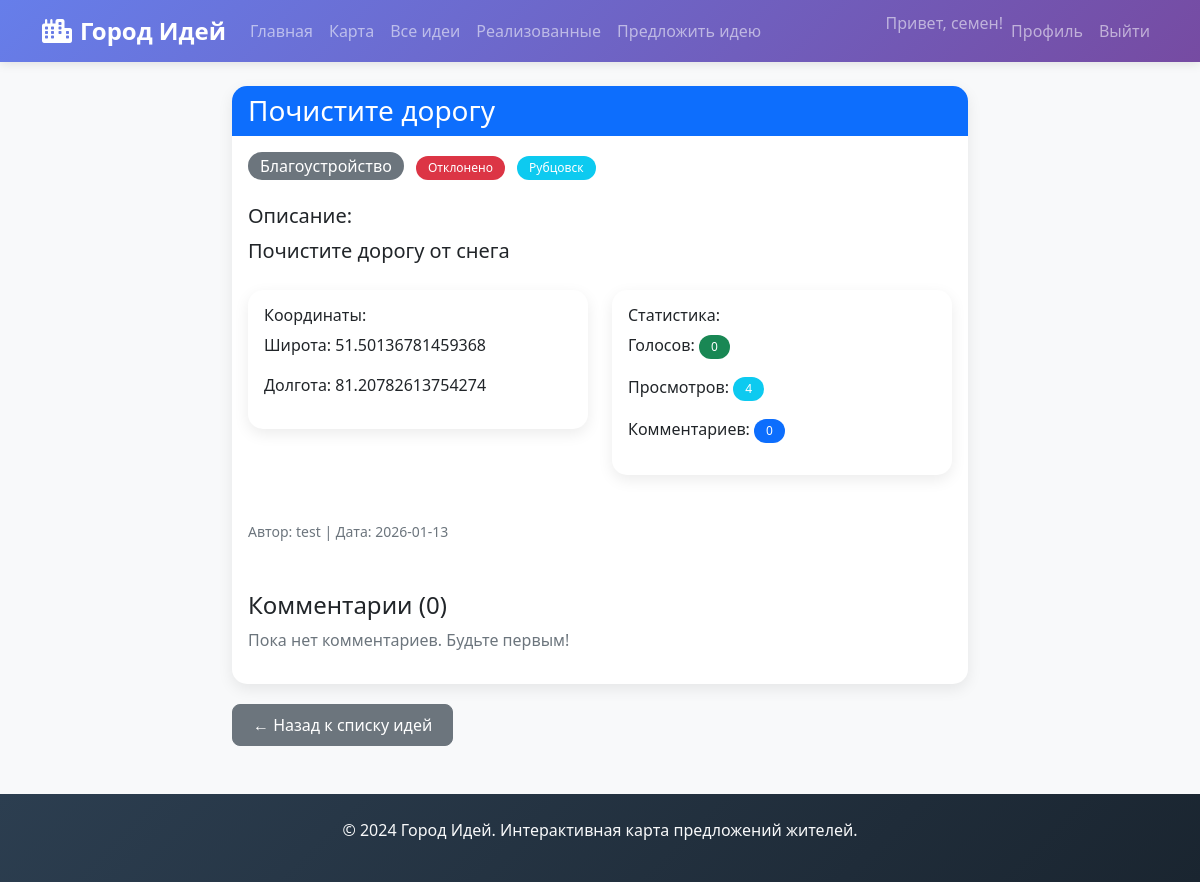
The app's page /idea/13 (signed in) with its own data.
### tables this page shows
CREATE TABLE users (
        id INTEGER PRIMARY KEY AUTOINCREMENT,
        username TEXT UNIQUE NOT NULL,
        email TEXT UNIQUE NOT NULL,
        password_hash TEXT NOT NULL,
        is_admin BOOLEAN DEFAULT 0,
        created_at TIMESTAMP DEFAULT CURRENT_TIMESTAMP
    );

CREATE TABLE ideas (
        id INTEGER PRIMARY KEY AUTOINCREMENT,
        title TEXT NOT NULL,
        description TEXT NOT NULL,
        category TEXT NOT NULL,
        latitude REAL NOT NULL,
        longitude REAL NOT NULL,
        user_id INTEGER NOT NULL,
        city_id INTEGER,
        status TEXT DEFAULT 'pending',
        votes_count INTEGER DEFAULT 0,
        views_count INTEGER DEFAULT 0,
        created_at TIMESTAMP DEFAULT CURRENT_TIMESTAMP,
        image_path TEXT,
        FOREIGN KEY (user_id) REFERENCES users (id),
        FOREIGN KEY (city_id) REFERENCES cities (id)
    );

CREATE TABLE cities (
        id INTEGER PRIMARY KEY AUTOINCREMENT,
        name TEXT UNIQUE NOT NULL,
        description TEXT,
        latitude REAL NOT NULL,
        longitude REAL NOT NULL,
        zoom INTEGER DEFAULT 12,
        is_active BOOLEAN DEFAULT 1,
        created_at TIMESTAMP DEFAULT CURRENT_TIMESTAMP
    );

### app.py (the view)
@app.route('/idea/<int:idea_id>')
@login_required
def idea_detail(idea_id):
    idea = db.get_idea_by_id(idea_id, increment_views=True)
    if not idea:
        abort(404)
    if idea['status'] != 'approved' and idea['status'] != 'implemented' and \
            (not current_user.is_authenticated or
             (not current_user.is_admin and current_user.id != idea['user_id'])):
        abort(403)
    return render_template('idea_detail.html', idea=idea)

### app.py (called while the page is built)
@login_manager.user_loader
def load_user(user_id):
    user_data = db.get_user_by_id(user_id)
    if user_data:
        return User(user_data)
    return None

### database.py (called while the page is built)
def get_db():
    conn = sqlite3.connect(DB_PATH)
    conn.row_factory = sqlite3.Row
    return conn

def get_user_by_id(user_id):
    conn = get_db()
    cursor = conn.cursor()
    cursor.execute('SELECT * FROM users WHERE id = ?', (user_id,))
    user = cursor.fetchone()
    conn.close()
    return dict(user) if user else None

def get_idea_by_id(idea_id, increment_views=True):
    conn = get_db()
    cursor = conn.cursor()
    cursor.execute('''
    SELECT ideas.*, users.username, cities.name as city_name
    FROM ideas
    LEFT JOIN users ON ideas.user_id = users.id
    LEFT JOIN cities ON ideas.city_id = cities.id
    WHERE ideas.id = ?
    ''', (idea_id,))
    idea = cursor.fetchone()
    if idea and increment_views:
        cursor.execute('UPDATE ideas SET views_count = views_count + 1 WHERE id = ?', (idea_id,))
        conn.commit()
    conn.close()
    if idea:
        idea_dict = dict(idea)
        idea_dict['comments'] = get_comments_by_idea(idea_id)
        return idea_dict
    return None

def get_comments_by_idea(idea_id):
    conn = get_db()
    cursor = conn.cursor()
    cursor.execute('''
    SELECT comments.*, users.username
    FROM comments
    LEFT JOIN users ON comments.user_id = users.id
    WHERE idea_id = ?
    ORDER BY comments.created_at
    ''', (idea_id,))
    comments = cursor.fetchall()
    conn.close()
    return [dict(comment) for comment in comments]

### templates/idea_detail.html (shortened to what this page needs)
{% extends "base.html" %}
{% block content %}
<div class="row">
    <div class="col-lg-8 mx-auto">
        <div class="card">
            <div class="card-header bg-primary text-white d-flex justify-content-between align-items-center">
                <h3 class="mb-0">{{ idea.title }}</h3>
            </div>
            <div class="card-body">
                <div class="mb-4">
                    <span class="badge bg-secondary fs-6">{{ idea.category|title }}</span>
                    <span class="badge bg-{{ 'success' if idea.status == 'approved' else 'warning' if idea.status == 'pending' else 'danger' }} ms-2">
                        {{ 'Одобрено' if idea.status == 'approved' else 'На модерации' if idea.status == 'pending' else 'Отклонено' }}
                    </span>
                    {% if idea.city_name %}
                    <span class="badge bg-info ms-2">{{ idea.city_name }}</span>
                    {% endif %}
                </div>
                <div class="mb-4">
                    <h5>Описание:</h5>
                    <p class="fs-5">{{ idea.description }}</p>
                </div>
                <div class="row mb-4">
                    <div class="col-md-6">
                        <div class="card">
                            <div class="card-body">
                                <h6>Координаты:</h6>
                                <p>Широта: {{ idea.latitude }}</p>
                                <p>Долгота: {{ idea.longitude }}</p>
                            </div>
                        </div>
                    </div>
                    <div class="col-md-6">
                        <div class="card">
                            <div class="card-body">
                                <h6>Статистика:</h6>
                                <p>Голосов: <span class="badge bg-success">{{ idea.votes_count }}</span></p>
                                <p>Просмотров: <span class="badge bg-info">{{ idea.views_count }}</span></p>
                                <p>Комментариев: <span class="badge bg-primary">{{ idea.comments|length }}</span></p>
                            </div>
                        </div>
                    </div>
                </div>
                <div class="d-flex justify-content-between align-items-center mb-4">
                    <div>
                        <small class="text-muted">
                            Автор: {{ idea.username }} |
                            Дата: {{ idea.created_at[:10] }}
                        </small>
                    </div>
                </div>
                <div class="mt-5">
                    <h4>Комментарии ({{ idea.comments|length }})</h4>
                    {% if idea.comments %}
                    <div class="mt-3">
                        {% for comment in idea.comments %}
                        <div class="card mb-2">
                            <div class="card-body">
                                <div class="d-flex justify-content-between">
                                    <strong>{{ comment.username }}</strong>
                                    <small class="text-muted">{{ comment.created_at[:16] }}</small>
                                </div>
                                <p class="mt-2 mb-0">{{ comment.text }}</p>
                            </div>
                        </div>
                        {% endfor %}
                    </div>
                    {% else %}
                    <p class="text-muted">Пока нет комментариев. Будьте первым!</p>
                    {% endif %}
                </div>
            </div>
        </div>
        <div class="mt-3">
            <a href="{{ url_for('ideas_list') }}" class="btn btn-secondary">← Назад к списку идей</a>
        </div>
    </div>
</div>
{% endblock %}

### templates/base.html (shortened to what this page needs)
<!DOCTYPE html>
<html lang="ru">
<head>
    <link href="https://cdn.jsdelivr.net/npm/bootstrap@5.1.3/dist/css/bootstrap.min.css" rel="stylesheet">
    <link rel="stylesheet" href="{{ url_for('static', filename='css/style.css') }}">
    <link rel="stylesheet" href="https://cdnjs.cloudflare.com/ajax/libs/font-awesome/6.0.0/css/all.min.css">
</head>
<body>
    <nav class="navbar navbar-expand-lg navbar-dark bg-primary">
        <div class="container">
            <a class="navbar-brand" href="{{ url_for('index') }}">
                <i class="fas fa-city me-2"></i>Город Идей
            </a>
            <div class="collapse navbar-collapse" id="navbarNav">
                <ul class="navbar-nav me-auto">
                    <li class="nav-item">
                        <a class="nav-link" href="{{ url_for('index') }}">Главная</a>
                    </li>
                    {% if current_user.is_authenticated %}
                    <li class="nav-item">
                        <a class="nav-link" href="{{ url_for('map_page') }}">Карта</a>
                    </li>
                    <li class="nav-item">
                        <a class="nav-link" href="{{ url_for('ideas_list') }}">Все идеи</a>
                    </li>
                    <li class="nav-item">
                        <a class="nav-link" href="{{ url_for('implemented_ideas') }}">Реализованные</a>
                    </li>
                    <li class="nav-item">
                        <a class="nav-link" href="{{ url_for('add_idea') }}">Предложить идею</a>
                    </li>
                    {% endif %}
                </ul>
                <ul class="navbar-nav">
                    {% if current_user.is_authenticated %}
                    <li class="nav-item">
                        <span class="navbar-text">Привет, {{ current_user.username }}!</span>
                    </li>
                    <li class="nav-item">
                        <a class="nav-link" href="{{ url_for('profile') }}">Профиль</a>
                    </li>
                    <li class="nav-item">
                        <a class="nav-link" href="{{ url_for('logout') }}">Выйти</a>
                    </li>
                    {% endif %}
                </ul>
            </div>
        </div>
    </nav>
    <div class="container mt-4">
        {% block content %}{% endblock %}
    </div>
    <footer class="bg-dark text-light mt-5 py-4">
        <div class="container text-center">
            <p>&copy; 2024 Город Идей. Интерактивная карта предложений жителей.</p>
        </div>
    </footer>
</body>
</html>

### static/css/style.css (style rules this page uses)
body { background-color: #f8f9fa; font-family: 'Segoe UI', Tahoma, Geneva, Verdana, sans-serif; min-height: 100vh; display: flex; flex-direction: column; }
.container { flex: 1; }
.navbar-brand { font-weight: 700; font-size: 1.5rem; }
.navbar-dark.bg-primary { background: linear-gradient(135deg, #667eea 0%, #764ba2 100%); box-shadow: 0 2px 10px rgba(0,0,0,0.1); }
.card { border: none; border-radius: 15px; box-shadow: 0 5px 15px rgba(0,0,0,0.08); transition: transform 0.3s ease, box-shadow 0.3s ease; margin-bottom: 20px; }
.card-header { border-radius: 15px 15px 0 0 !important; border-bottom: none; font-weight: 600; }
.btn { border-radius: 8px; padding: 8px 20px; font-weight: 500; transition: all 0.3s ease; }
.badge { padding: 6px 12px; border-radius: 20px; font-weight: 500; }
footer { margin-top: auto; background: linear-gradient(135deg, #2c3e50 0%, #1a2530 100%); color: white; }

### records on screen
users: username "семен"
ideas: title "Почистите дорогу", category "Благоустройство", status "Отклонено", description "Почистите дорогу от снега", latitude "51.50136781459368", longitude "81.20782613754274", votes_count "0", views_count "4", created_at "2026-01-13"
cities: city_name "Рубцовск"
users: username "test"

### other values on screen
{{ idea.comments|length }} "0"
